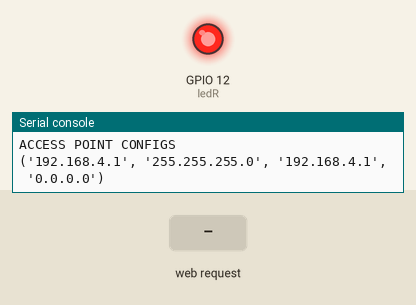
Simulated run of this program. Board: ESP32 board running MicroPython. Shown: output pins drawn as LEDs (lit = HIGH), the last lines printed to the serial console. Inputs (shaded band) come from the test bench. The board's own WiFi access point starts at once; a WiFi scan finds one network, HomeNet.

Above: at 3.2 s.
3.3 s: HTTP request GET / received
At 4.1 s:
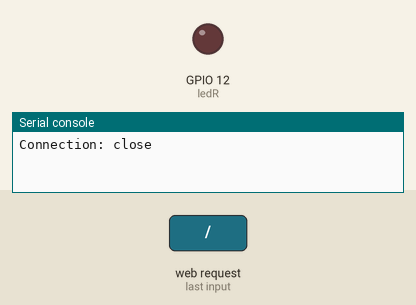
Timing chart, 0 to 6.3 s (numbered marks = the images above; inputs shaded):
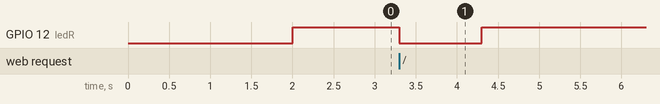

The program:

boot.bkp.py
```python
try:
    import usocket as socket
except:
    import socket

import machine
import network
import esp
import gc
from time import sleep

esp.osdebug(None)
gc.collect()

def webpage_builder(html_body):
    """Create web_page"""
    html = """
        <html>
            <head>
                <meta name="viewport" content="width=device-width, initial-scale=1">
            </head>
            <body>
                %s
            </body>
            </html>
    """
    return bytes(html % html_body, 'utf-8')


def webpage_select_network(avns):
    html = """
        <h1>Select the network</h1>
        <form action=".">
    """
    for k, nw_name in enumerate(avns):
        html += f'<input type="radio" id="net-{k}" name="net-name" value="{nw_name}">'
        html += f'<label for="NETWORK_{k}">{nw_name}</label><br>'

    html += """
        <label for="net-pass">Password (8 characters minimum):</label>
        <input type="password" id="id-pass" name="net-pass">
        <input type="submit" value="Sign in">
        </form>
    """

    return webpage_builder(html)

print('SEARCHING NETWORKS')
sta_if = network.WLAN(network.STA_IF)
sta_if.active(True)

avns = [nw[0].decode('utf-8') for nw in sorted(sta_if.scan())]
if len(avns) > 0:
    print('AVAILABLE NETWORKS')
    for nw in avns:
        print('\t', nw)


print('CREATING ACCESS POINT')
sta_ap = network.WLAN(network.AP_IF)
sta_ap.active(True)
sta_ap.config(essid="MicroPython AP", password="123456789")

while sta_ap.active() == False:
    pass

print('ACCESS POINT CONFIGS')
print(sta_ap.ifconfig())

# https://www.internalpointers.com/post/making-http-requests-sockets-python
soc = socket.socket(socket.AF_INET, socket.SOCK_STREAM)
soc.bind(('',80))
soc.listen(5)

ledR = machine.Pin(12, machine.Pin.OUT)
while True:
    ledR.value(1)
    con, add = soc.accept()
    req_bin = con.recv(1024)
    req_str = req_bin.decode()

    print(req_str)
    for s in req_str.split('\r\n'):
        if 'net-name' in s and 'net-pass' in s:
            print(s)
            con.send(webpage_builder("s"))

    con.send(webpage_select_network(avns))
    con.close()
    ledR.value(0)
    sleep(1)
```

Measured:
- after the input at 3.3 s, GPIO 12 (ledR): HIGH → LOW at once, → HIGH 1.0 s later
